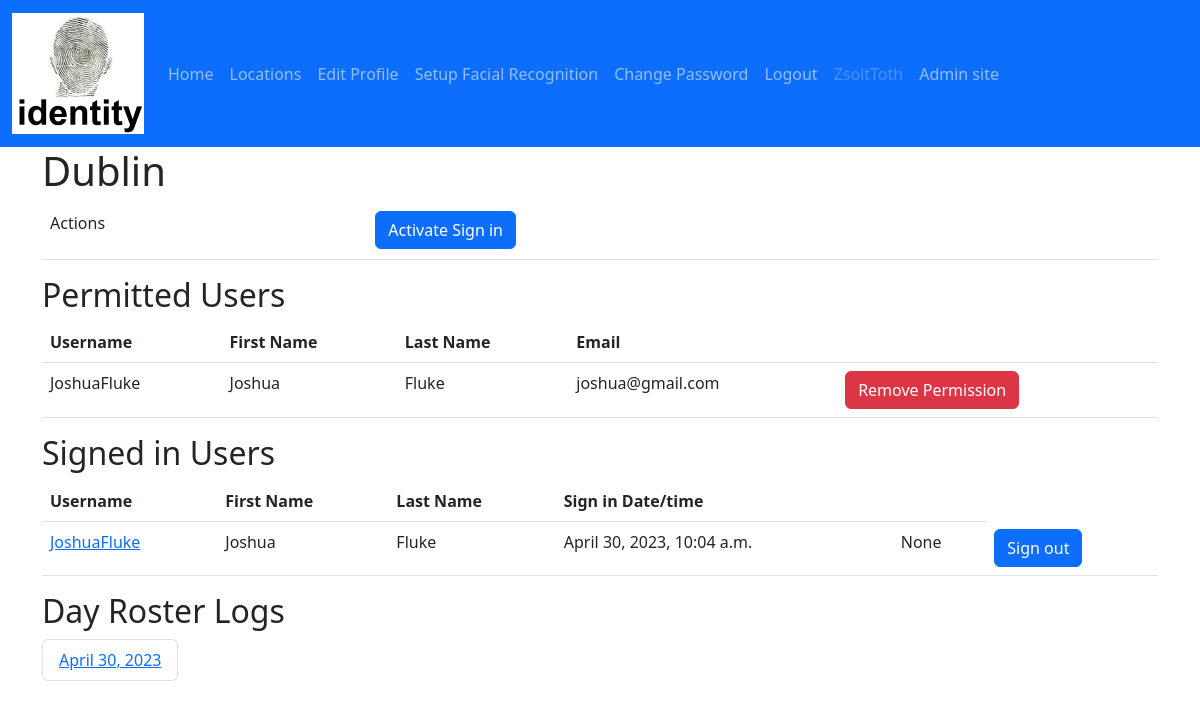
The app's page /locations/3/ (signed in) with its own data.
### identity/models.py (models this page shows, shortened)
class UserAccount(AbstractUser):
    is_face_recognition_enabled = models.BooleanField(default=False)
    is_twin = models.BooleanField(default=False)
    telephone = models.CharField(max_length=20, blank=True)

class Location(models.Model):
    id = models.AutoField(primary_key=True)
    address = models.CharField(max_length=200)
    description = models.CharField(max_length=200)
    email = models.EmailField(max_length=200, unique=True)
    name = models.CharField(max_length=200, unique=True)
    telephone = models.CharField(max_length=20)

class LocationPermission(models.Model):
    location = models.ForeignKey(Location, on_delete=models.CASCADE)
    user_account = models.ForeignKey(
        settings.AUTH_USER_MODEL,
        on_delete=models.CASCADE,
    )

class Roster(models.Model):
    id = models.AutoField(primary_key=True)
    location = models.ForeignKey(Location, on_delete=models.CASCADE)
    sign_in_date = models.DateTimeField('date signed in', auto_now_add=True)
    sign_out_date = models.DateTimeField('date signed out', blank=True, null=True)
    user_account = models.ForeignKey(
        settings.AUTH_USER_MODEL,
        on_delete=models.CASCADE,
    )

### identity/views.py (the view)
# urls.py: path('locations/<int:location_id>/',views.location_details, name='details'),
@login_required
@permission_required('identity.change_location', raise_exception=True)
def location_details(request, location_id):
    location = get_object_or_404(Location, pk=location_id)
    location_active_sign_ins: list = Roster.objects.filter(
        location=location, sign_out_date__isnull=True)
    location_day_roster_logs: list = Roster.objects.filter(
        location=location).values_list('sign_in_date__date', flat=True).distinct()
    context = {
        'location': location,
        'location_active_sign_ins': location_active_sign_ins,
        'location_day_roster_logs': location_day_roster_logs,
    }
    return render(request, 'locations/details.html', context)

### identity/templates/locations/details.html (shortened to what this page needs)
{% extends "master.html" %}
{% block content %}
    <h1>{{ location.name }}</h1>
    <table class="table" aria-describedby="my-desc">
        <tr>
            <td>
                <p id="my-desc">Actions</p>
            </td>
            <td>
                {% if perms.identity.activate_sign_in %}
                    <a class="btn btn-primary" href="{% url 'sign_in' location.id %}">Activate Sign in</a>
                {% endif %}
            </td>
            <td>
            </td>
        </tr>
    </table>
    <h2 id="my-desc">Permitted Users</h2>
    {% if location.locationpermission_set.all %}
        <table class="table" aria-describedby="my-desc">
            <tr>
                <th>Username</th>
                <th>First Name</th>
                <th>Last Name</th>
                <th>Email</th>
                <th>
                </th>
            </tr>
            {% for location_permission in location.locationpermission_set.all %}
                <tr>
                    <td>{{ location_permission.user_account.username }}</td>
                    <td>{{ location_permission.user_account.first_name }}</td>
                    <td>{{ location_permission.user_account.last_name }}</td>
                    <td>{{ location_permission.user_account.email }}</td>
                    <td>
                        <a class="btn btn-danger"
                           href="{% url 'remove-permission' location_permission.location.id location_permission.user_account.id %}">Remove Permission</a>
                    </td>
                </tr>
            {% endfor %}
        </table>
    {% else %}
        <p>No Permissions are set for this location.</p>
    {% endif %}
    <h2 id="roster-desc">Signed in Users</h2>
    {% if location.roster_set.all %}
        <table class="table" aria-describedby="roster-desc">
            <tr>
                <th>Username</th>
                <th>First Name</th>
                <th>Last Name</th>
                <th>Sign in Date/time</th>
                <th>
                </th>
            </tr>
            {% for roster in location_active_sign_ins %}
                <tr>
                    <td>
                        <a href="{% url 'user-account-details' roster.user_account.id %}">{{ roster.user_account.username }}</a>
                    </td>
                    <td>{{ roster.user_account.first_name }}</td>
                    <td>{{ roster.user_account.last_name }}</td>
                    <td>{{ roster.sign_in_date }}</td>
                    <td>{{ roster.sign_out_date }}</td>
                    <td>
                        <a class="btn btn-primary" href="{% url 'force-sign-out' roster.id %}">Sign out</a>
                    </td>
                </tr>
            {% endfor %}
        </table>
    {% else %}
        <p>
            No active user sign-ins for this location.
        </p>
    {% endif %}
    <h2 id="day-roster-desc" class="sm">
        Day Roster Logs
    </h2>
    {% if location_day_roster_logs %}
        <ul class="list-group list-group-horizontal">
            {% for location_day_roster_log in location_day_roster_logs %}
                <li class="list-group-item">
                    <a href="{% url 'roster-details' location.id location_day_roster_log %}">{{ location_day_roster_log }}</a>
                </li>
            {% endfor %}
        </ul>
    {% else %}
        <p>
            No Day Roster Logs for this location.
        </p>
    {% endif %}
{% endblock content %}

### identity/templates/master.html (shortened to what this page needs)
{% load static %}
<!DOCTYPE html>
<html lang="en">
    <head>
        <link href="https://cdn.jsdelivr.net/npm/bootstrap@5.2.2/dist/css/bootstrap.min.css"
              rel="stylesheet"
/>
    </head>
    <body>
        <header>
            <nav class="navbar navbar-expand-lg navbar-dark bg-primary">
                <div class="container-fluid">
                    <a class="navbar-brand" href="/">
                        <img src="{% static 'img/identity-logo.png' %}" alt="Identity Logo"/>
                    </a>
                    <div class="collapse navbar-collapse" id="navbarColor01">
                        <ul class="navbar-nav me-auto">
                            <li class="nav-item active">
                                <a class="nav-link" href="/">Home
                                </a>
                            </li>
                            {% if user.is_authenticated %}
                                <li class="nav-item">
                                    <a class="nav-link" href="{% url 'locations' %}">Locations</a>
                                </li>
                                <li class="nav-item">
                                    <a class="nav-link" href="{% url 'edit_user_profile' %}">Edit Profile</a>
                                </li>
                                <li class="nav-item">
                                    <a class="nav-link" href="{% url 'setup_facial_recognition' %}">Setup Facial Recognition</a>
                                </li>
                                <li class="nav-item">
                                    <a class="nav-link" href="{% url 'change_password' %}">Change Password</a>
                                </li>
                                <li class="nav-item">
                                    <a class="nav-link" href="{% url 'logout' %}">Logout</a>
                                </li>
                                <li class="nav-item">
                                    <span class="nav-link disabled">{{ user.get_username }}</span>
                                </li>
                            {% else %}
                                <li class="nav-item">
                                    <a class="nav-link" href="{% url 'login' %}">Login</a>
                                </li>
                            {% endif %}
                            <li class="nav-item">
                                <a class="nav-link" href="{% url 'admin:index' %}">Admin site</a>
                            </li>
                        </ul>
                    </div>
                </div>
            </nav>
        </header>
        <div class="container">
            <div class="row">
                <main>
                    {% block content %}
                    {% endblock content %}
                </main>
            </div>
        </div>
    </body>
</html>

### records on screen
UserAccount: get_username "ZsoltToth"
Location: name "Dublin"
LocationPermission: user_account.username "JoshuaFluke", user_account.first_name "Joshua", user_account.last_name "Fluke", user_account.email "joshua@gmail.com"
Roster: user_account.username "JoshuaFluke", user_account.first_name "Joshua", user_account.last_name "Fluke", sign_in_date "April 30, 2023, 10:04 a.m.", sign_out_date "None"

### other values on screen
{{ location_day_roster_log }} "April 30, 2023"
